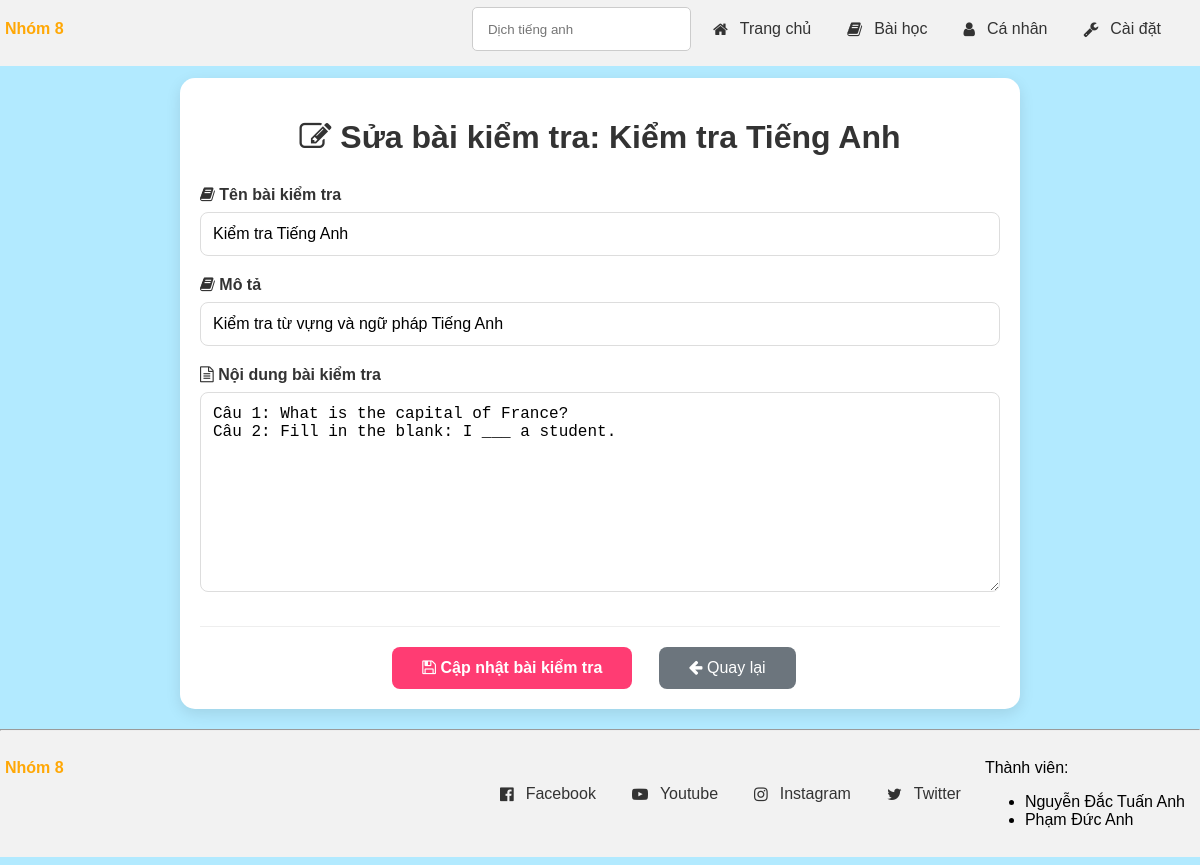
Before: /edit_test.php?id=2 with the older database file.
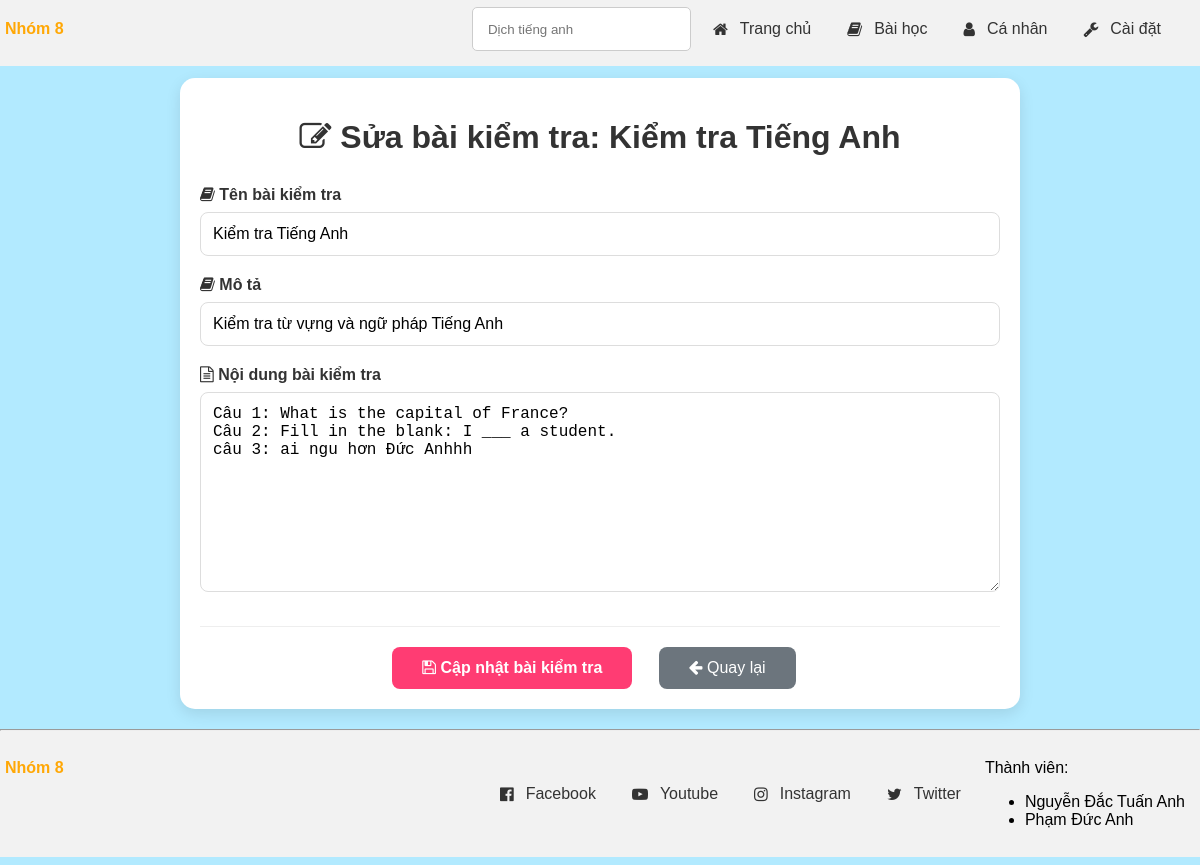
After: the same page with the newer database file.
### tables this page shows
CREATE TABLE `test` (
  `TestID` int(11) NOT NULL,
  `test_name` varchar(255) NOT NULL,
  `description` text DEFAULT NULL,
  `content` text NOT NULL
);

### edit_test.php (the view, shortened to what this page needs)
<?php
include('connect.php');
$TestID = isset($_GET['id']) ? ($_GET['id']) : 0;
$sql = "SELECT * FROM test WHERE TestID = ?";
$stmt = mysqli_prepare($conn, $sql);
mysqli_stmt_bind_param($stmt, "i", $TestID);
mysqli_stmt_execute($stmt);
$result = mysqli_stmt_get_result($stmt);
$row = mysqli_fetch_assoc($result);
$test_name = htmlspecialchars($row['test_name']);
$description = htmlspecialchars($row['description']);
$content = htmlspecialchars($row['content']);
?>
<!DOCTYPE html>
<html lang="vi">
<head>
    <link rel="stylesheet" href="https://cdnjs.cloudflare.com/ajax/libs/font-awesome/4.7.0/css/font-awesome.min.css">
    <link rel="stylesheet" href="trang_chu.css" />
</head>
<body>
    <nav>
        <p style="font-weight: bold; color:rgba(255, 166, 0, 0.977);">Nhóm 8</p>
        <div class="container_nav">
            <input class="input_search" type="text" placeholder="Dịch tiếng anh">
            <div class="div_nav">
                <i class="fa fa-home" aria-hidden="true"></i>
                <a href="trang_chu.php">Trang chủ</a>
            </div>
            <div class="div_nav">
                <i class="fa fa-book" aria-hidden="true"></i>
                <a href="bai_hoc.php">Bài học</a>
            </div>
            <div class="div_nav">
                <i class="fa fa-user" aria-hidden="true"></i>
                <a href="ca_nhan.php">Cá nhân</a>
            </div>
            <div class="div_nav dropdown">
                <i class="fa fa-wrench" aria-hidden="true"></i>
                <a href="#" class="dropdown-toggle">Cài đặt</a>
            </div>
        </div>
    </nav>
    <div class="container">
        <h1>
            <i class="fa fa-edit" aria-hidden="true"></i>
            Sửa bài kiểm tra: <?php echo $test_name; ?>
        </h1>
        <form action="update_test.php" method="POST">
            <div class="form-group">
                <label for="test_name">
                    <i class="fa fa-book" aria-hidden="true"></i>
                    Tên bài kiểm tra
                </label>
                <input type="text" id="test_name" name="test_name" required value="<?php echo $test_name; ?>">
            </div>
            <div class="form-group">
                <label for="description">
                    <i class="fa fa-book" aria-hidden="true"></i>
                    Mô tả
                </label>
                <input type="text" id="description" name="description" required value="<?php echo $description; ?>">
            </div>
            <div class="form-group">
                <label for="content">
                    <i class="fa fa-file-text-o" aria-hidden="true"></i>
                    Nội dung bài kiểm tra
                </label>
                <textarea id="content" name="content" required style="height: 200px;"><?php echo $content; ?></textarea>
            </div>
            <div class="form-actions">
                <button type="submit" class="btn-submit">
                    <i class="fa fa-save" aria-hidden="true"></i>
                    Cập nhật bài kiểm tra
                </button>
                <a href="trang_chu.php" class="btn-back">
                    <i class="fa fa-arrow-left" aria-hidden="true"></i>
                    Quay lại
                </a>
            </div>
        </form>
    </div>
    <hr>
    <nav>
        <p style="font-weight: bold; color:rgba(255, 166, 0, 0.977);">Nhóm 8</p>
        <div class="container_nav">
            <div class="div_nav">
                <i class="fa fa-facebook-official" aria-hidden="true"></i>
                <a href="">Facebook</a>
            </div>
            <div class="div_nav">
                <i class="fa fa-youtube-play" aria-hidden="true"></i>
                <a href="">Youtube</a>
            </div>
            <div class="div_nav">
                <i class="fa fa-instagram" aria-hidden="true"></i>
                <a href="">Instagram</a>
            </div>
            <div class="div_nav">
                <i class="fa fa-twitter" aria-hidden="true"></i>
                <a href="">Twitter</a>
            </div>
            <div>
                <p>Thành viên:</p>
                <ul>
                    <li>Nguyễn Đắc Tuấn Anh</li>
                    <li>Phạm Đức Anh</li>
                </ul>
            </div>
        </div>
    </nav>
</body>
</html>

### trang_chu.css (style rules this page uses)
body { font-family: Arial, sans-serif; background-color: #b2eaff; transition: background-color 0.3s ease, color 0.3s ease; }
nav { background-color: #f2f2f2; padding: 12px; display: flex; justify-content: space-between; width: 100%; margin-left: -7px; margin-top: -8px; margin-bottom: -8px; }
nav a { margin: 0 12px; text-decoration: none; color: #333; }
a { margin: 0 12px; text-decoration: none; color: #333; }
.div_nav { margin: 0 12px; text-decoration: none; color: #333; display: flex; align-items: center; position: relative; }
.container_nav { display: flex; align-items: center; padding-right: 20px; }
.input_search { border: 1px solid #ccc; border-radius: 5px; padding-left: 15px; margin-right: 10px; width: 200px; height: 80%; }
.dropdown { position: relative; }

### edit_test.php (style rules this page uses)
body { font-family: Arial, sans-serif; margin: 0; padding: 0; background-color: #b2eaff; }
.container { max-width: 800px; margin: 20px auto; padding: 20px; background-color: #fff; border-radius: 15px; box-shadow: 0 5px 15px rgba(0, 0, 0, 0.1); }
h1 { color: #333333; text-align: center; margin-bottom: 30px; }
.form-group { margin-bottom: 20px; }
.form-group label { display: block; margin-bottom: 8px; color: #333; font-weight: bold; font-size: 16px; }
.form-group input, .form-group textarea { width: 100%; padding: 12px; border: 1px solid #ddd; border-radius: 8px; font-size: 16px; box-sizing: border-box; transition: border-color 0.3s ease; }
.form-group textarea { height: 150px; resize: vertical; }
.btn-submit { background-color: #ff0048c3; color: #fff; padding: 12px 30px; border: none; border-radius: 8px; font-size: 16px; font-weight: bold; cursor: pointer; transition: background-color 0.3s ease; margin-right: 10px; }
.btn-back { background-color: #6c757d; color: #fff; padding: 12px 30px; border: none; border-radius: 8px; font-size: 16px; text-decoration: none; display: inline-block; transition: background-color 0.3s ease; }
.form-actions { text-align: center; margin-top: 30px; padding-top: 20px; border-top: 1px solid #eee; }

Changed rows visible on the page:
changed test "Kiểm tra Tiếng Anh": content "Câu 1: What is the capital of France? Câu 2: Fill in the blank: I ___ a student." → "Câu 1: What is the capital of France? Câu 2: Fill in the blank: I ___ a student. câu 3: ai ngu hơn Đức Anhhh"
